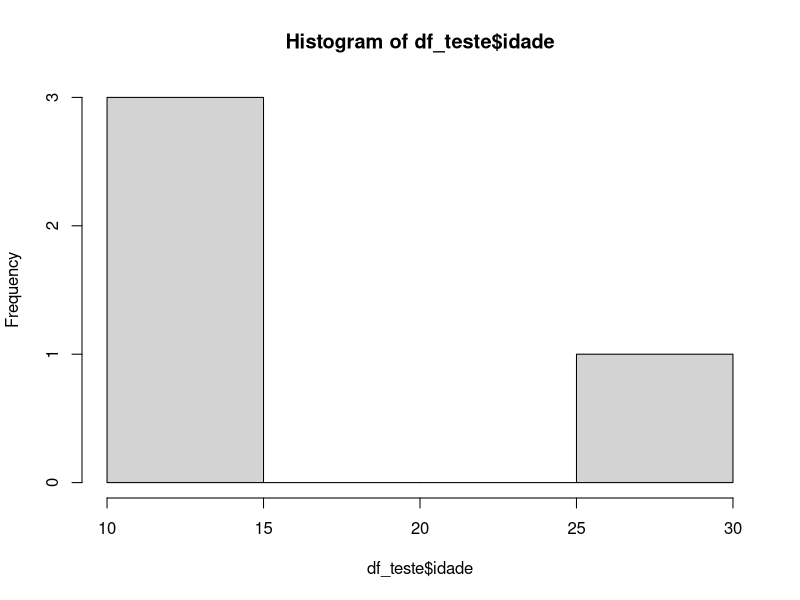

The R source for this figure:
#Data Frames, vamos usar muito

df_teste <- data.frame(
  nome=c("tom", "bob", "mel", "dan"),
  idade=c(10,10,10,30),
  salario=c(1500.2,1300.4,500.1,100.4)
)

max(df_teste$idade)
mean(df_teste$salario)
min(df_teste$salario)

hist(df_teste$idade)



